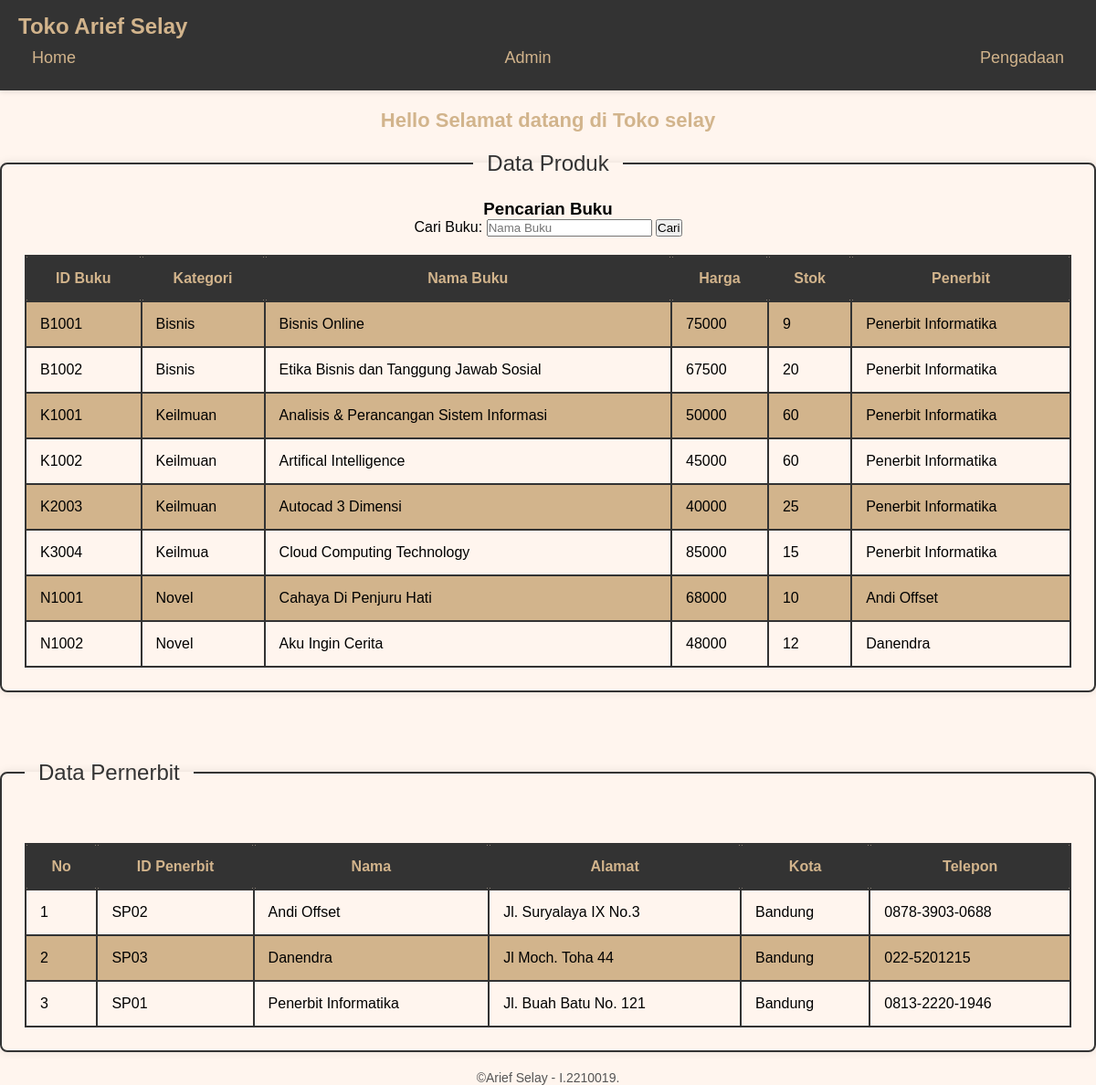
The page / on the database its author committed.
### tables this page shows
CREATE TABLE `tb_buku` (
  `ID_Buku` varchar(25) NOT NULL,
  `Kategori` varchar(50) NOT NULL,
  `Nama_Buku` varchar(100) NOT NULL,
  `Harga` int(20) NOT NULL,
  `Stok` int(20) NOT NULL,
  `Penerbit` varchar(50) NOT NULL
);

CREATE TABLE `tb_penerbit` (
  `ID_penerbit` varchar(25) NOT NULL,
  `nama` varchar(50) NOT NULL,
  `alamat` varchar(50) NOT NULL,
  `kota` varchar(20) NOT NULL,
  `telpon` varchar(20) NOT NULL
);

### index.php (the view, shortened to what this page needs)
<!DOCTYPE html>
<html lang="en">
<head>
    <link rel="stylesheet" href="css/form.css">
</head>
<body>
<nav class="navbar">
    <h1>Toko Arief Selay</h1>
    <div class="navbar-nav">
        <a href="index.php">Home</a>
        <a href="admin.php">Admin</a>
        <a href="pengadaan.php">Pengadaan</a>
    </div>
    </nav>
    <div class="TypePengguna">
    <h2>Hello Selamat datang di Toko selay </h2>
    </div>
    <fieldset>
        <legend align="center">Data Produk</legend>
        <center>
            <h3>Pencarian Buku</h3>
        <form method="GET" action="index.php">
            <label>Cari Buku: </label>
            <input type="text" name="kata_cari" placeholder="Nama Buku"
                value="<?php if(isset($_GET['kata_cari'])) { echo $_GET['kata_cari']; } ?>" />
            <button type="submit">Cari</button>
        </form>
        </center>
        <table>
            <thead>
                <tr>
                    <th>ID Buku</th>
                    <th>Kategori</th>
                    <th>Nama Buku</th>
                    <th>Harga</th>
                    <th>Stok</th>
                    <th>Penerbit</th>
                </tr>
            </thead>
            <tbody>
                <?php
                include 'proses/connection.php';
                if(isset($_GET['kata_cari'])) {
                    $kata_cari = $_GET['kata_cari'];
                    $query = "SELECT * FROM tb_buku WHERE ID_Buku like '%".$kata_cari."%' OR Nama_Buku like '%".$kata_cari."%' ORDER BY ID_Buku ASC";
                } else {
                    $query = "SELECT * FROM tb_buku ORDER BY ID_Buku ASC";
                }
                $result = mysqli_query($koneksi, $query);
                while ($row = mysqli_fetch_assoc($result)) {
                ?>
                <tr>
                    <td><?php echo $row['ID_Buku']; ?></td>
                    <td><?php echo $row['Kategori']; ?></td>
                    <td><?php echo $row['Nama_Buku']; ?></td>
                    <td><?php echo $row['Harga']; ?></td>
                    <td><?php echo $row['Stok']; ?></td>
                    <td><?php echo $row['Penerbit']; ?></td>
                </tr>
                <?php
                }
                ?>
            </tbody>
        </table>
    </fieldset>
    <br><br><br>
    <fieldset>
            <legend>Data Pernerbit</legend>
            <br>
            <table border="1" width="100%" cellpadding="5" class="left">
                <tr class="center">
                    <th>No</th>
                    <th>ID Penerbit</th>
                    <th>Nama</th>
                    <th>Alamat</th>
                    <th>Kota</th>
                    <th>Telepon</th>
                </tr>
                <?php
                include 'proses/connection.php';
                $no = 1;
                $query = "SELECT * FROM tb_penerbit ORDER BY nama ASC";
                $data = mysqli_query($koneksi, $query);
                while($fetch = mysqli_fetch_array($data)){
                    ?>
                    <tr>
                        <td><?php echo $no++; ?></td>
                        <td><?php echo $fetch['ID_penerbit']; ?></td>
                        <td><?php echo $fetch['nama']; ?></td>
                        <td><?php echo $fetch['alamat']; ?></td>
                        <td><?php echo $fetch['kota']; ?></td>
                        <td><?php echo $fetch['telpon']; ?></td>
                    </tr>
                    <?php
                }
                ?>
            </table>
        </fieldset>
    <footer>
        <p>&copy;Arief Selay - I.2210019.</p>
    </footer>
</body>
</html>

### css/form.css (style rules this page uses)
* { margin: 0; padding: 0; box-sizing: border-box; font-family: "Poppins", sans-serif; }
body { background: seashell; }
nav { background-color: #333; padding: 15px 20px; box-shadow: 0px 2px 5px rgba(0, 0, 0, 0.1); }
nav h1 { font-size: 24px; margin: 0; color: tan; }
nav .navbar-nav { display: flex; justify-content: space-between; align-items: center; }
nav a { text-decoration: none; color: tan; font-size: 18px; padding: 10px 15px; border-radius: 5px; transition: background-color 0.3s, color 0.3s; }
.TypePengguna { text-align: center; margin-top: 20px; }
.TypePengguna h2 { font-size: 22px; color: tan; }
fieldset { border: 2px solid #333; padding: 25px; margin-top: 20px; border-radius: 8px; box-shadow: 0 0 10px rgba(0, 0, 0, 0.1); }
legend { font-size: 24px; padding: 0 15px; color: #333; }
table { width: 100%; border-collapse: collapse; margin-top: 20px; }
table th, table td { border: 2px solid #333; padding: 15px; }
table th { background-color: #333; color: tan; border-radius: 5px; }
table tr:nth-child(odd) { background-color: tan; }
footer { text-align: center; margin-top: 20px; }
footer p { font-size: 14px; color: #555; }

### rows shown on the page
tb_buku: ID_Buku "B1001", Kategori "Bisnis", Nama_Buku "Bisnis Online", Harga "75000", Stok "9", Penerbit "Penerbit Informatika"
tb_buku: ID_Buku "B1002", Kategori "Bisnis", Nama_Buku "Etika Bisnis dan Tanggung Jawab Sosial", Harga "67500", Stok "20", Penerbit "Penerbit Informatika"
tb_buku: ID_Buku "K1001", Kategori "Keilmuan", Nama_Buku "Analisis & Perancangan Sistem Informasi", Harga "50000", Stok "60", Penerbit "Penerbit Informatika"
tb_buku: ID_Buku "K1002", Kategori "Keilmuan", Nama_Buku "Artifical Intelligence", Harga "45000", Stok "60", Penerbit "Penerbit Informatika"
tb_buku: ID_Buku "K2003", Kategori "Keilmuan", Nama_Buku "Autocad 3 Dimensi", Harga "40000", Stok "25", Penerbit "Penerbit Informatika"
tb_buku: ID_Buku "K3004", Kategori "Keilmua", Nama_Buku "Cloud Computing Technology", Harga "85000", Stok "15", Penerbit "Penerbit Informatika"
tb_buku: ID_Buku "N1001", Kategori "Novel", Nama_Buku "Cahaya Di Penjuru Hati", Harga "68000", Stok "10", Penerbit "Andi Offset"
tb_buku: ID_Buku "N1002", Kategori "Novel", Nama_Buku "Aku Ingin Cerita", Harga "48000", Stok "12", Penerbit "Danendra"
tb_penerbit: ID_penerbit "SP02", nama "Andi Offset", alamat "Jl. Suryalaya IX No.3", kota "Bandung", telpon "0878-3903-0688"
tb_penerbit: ID_penerbit "SP03", nama "Danendra", alamat "Jl Moch. Toha 44", kota "Bandung", telpon "022-5201215"
tb_penerbit: ID_penerbit "SP01", nama "Penerbit Informatika", alamat "Jl. Buah Batu No. 121", kota "Bandung", telpon "0813-2220-1946"
